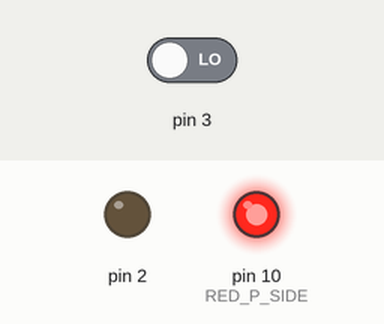
A sketch run on a simulated Arduino Uno, built with avr-gcc and run on an emulated ATmega328P. Shown: output pins drawn as LEDs (lit = HIGH). The inputs (shaded band) are chosen by the test bench; at power-on: pin 3 LOW.

Above: at 1.4 s.
1.5 s: pin 3 driven HIGH
At 2.0 s:
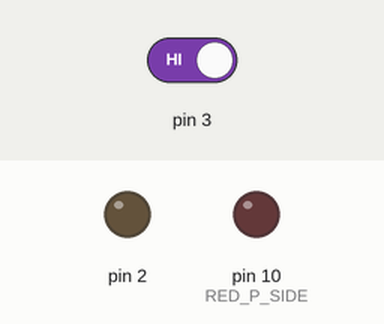
3.0 s: pin 3 driven LOW
At 3.42 s:
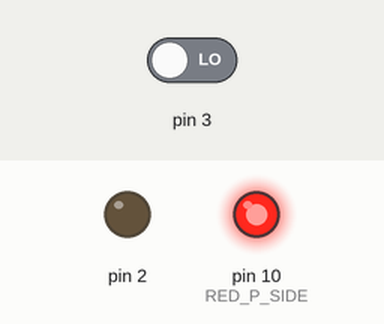
Timing chart, 0 to 6.0 s (numbered marks = the images above; inputs shaded):
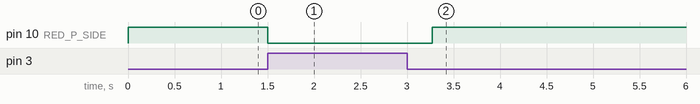

Measured:
- after the input at 1.5 s, pin 10 (RED_P_SIDE): HIGH → LOW at once
- after the input at 3.0 s, pin 10 (RED_P_SIDE): LOW → HIGH after 0.27 s

The sketch:

receiver.ino
```cpp
// LED to communicate
// arduino A, main receiver


#define RED_N_SIDE 4
#define GREEN_N_SIDE 3
#define BLUE_N_SIDE 3

#define RED_P_SIDE 10
#define GREEN_P_SIDE 8
#define BLUE_P_SIDE 2

void setup() {
  pinMode(RED_P_SIDE,OUTPUT);
}


void setBackwards(int posPin, int negPin) {
  // Apply reverse voltage, charge up the pin and led capacitance
  pinMode(negPin,OUTPUT);
  pinMode(posPin,OUTPUT);
  digitalWrite(negPin,HIGH);
  digitalWrite(posPin,LOW);
}

void isolate(int negPin) {
  // Isolate the pin 2 end of the diode
  pinMode(negPin,INPUT);
  digitalWrite(negPin,LOW);  // turn off internal pull-up resistor
}

unsigned int measure(int posPin, int negPin) {
  setBackwards(posPin,negPin);
  isolate(negPin);
  unsigned int j;
  // Count how long it takes the diode to bleed back down to a logic zero
  for (j = 0; j < 30000; j++) {
    if ( digitalRead(negPin)==0) break;
  }
  return j;
}


unsigned int measureAll(int redNeg, int greenNeg, int blueNeg) {
  unsigned int j;

  // Count how long it takes the diodes to bleed back down to a logic zero
  for (j = 0; j < 30000; j++) {
    int rNow,gNow,bNow = 1;
    rNow = digitalRead(redNeg);
    gNow = digitalRead(greenNeg);
    bNow = digitalRead(blueNeg);
    if (rNow == gNow == bNow == 0) { break; }
  }
  return j;
}


void switchOn(int posPin, int negPin) {
  digitalWrite(posPin,HIGH);
  digitalWrite(negPin,LOW);
  pinMode(posPin,OUTPUT);
  pinMode(negPin,OUTPUT);
}

void switchOnFor(int posPin, int ms) {
  digitalWrite(posPin,HIGH);
  delay(ms);
  digitalWrite(posPin,LOW);
}

void loop() {

  unsigned int j = measure(BLUE_P_SIDE, BLUE_N_SIDE);
  unsigned int inverse = 30000 - j;

  switchOnFor(RED_P_SIDE,inverse/100);
  delay(j/100);

}
```
